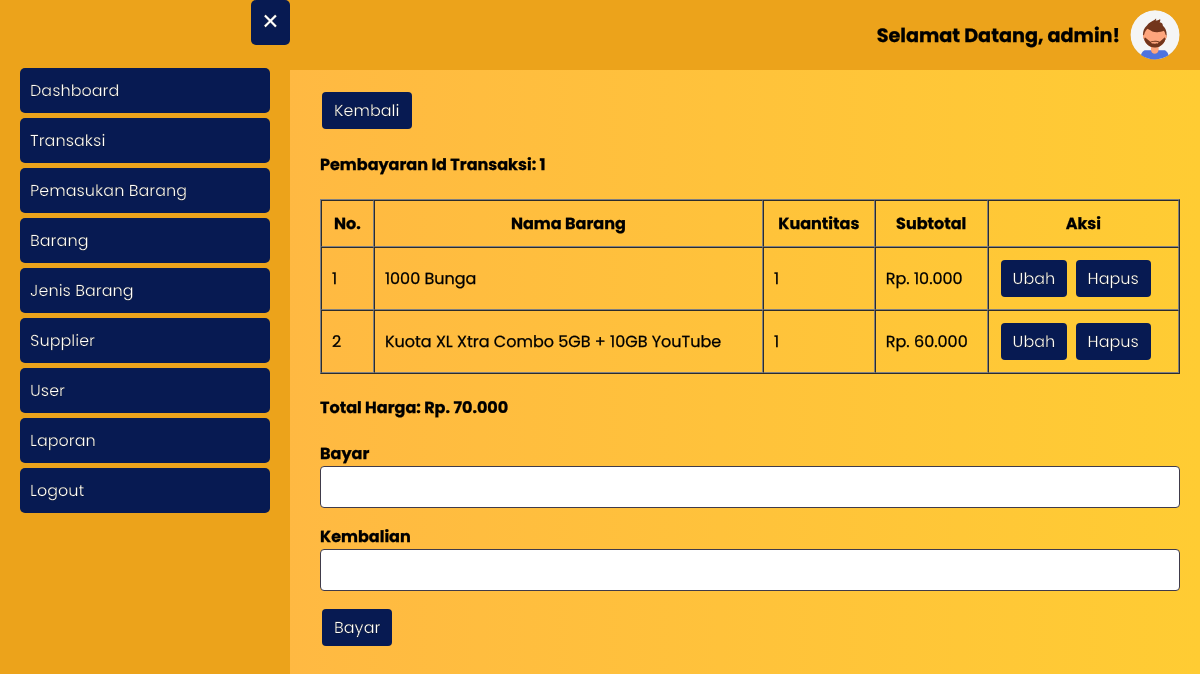
/transaksi/bayar.php?id_transaksi=1 (signed in), run on the app's committed database.
### tables this page shows
CREATE TABLE `user` (
  `id_user` int(11) NOT NULL,
  `username` varchar(20) NOT NULL,
  `password` varchar(300) NOT NULL,
  `hak_akses` enum('administrator','operator') NOT NULL,
  `nama_lengkap` varchar(50) NOT NULL,
  `no_telp_user` varchar(20) NOT NULL
);

CREATE TABLE `transaksi` (
  `id_transaksi` int(11) NOT NULL,
  `tanggal_transaksi` datetime NOT NULL,
  `total_harga` int(11) DEFAULT NULL,
  `bayar` int(11) DEFAULT NULL,
  `kembalian` int(11) DEFAULT NULL,
  `id_user` int(11) NOT NULL
);

CREATE TABLE `detail_transaksi` (
  `id_detail_transaksi` int(11) NOT NULL,
  `id_transaksi` int(11) NOT NULL,
  `id_barang` int(11) NOT NULL,
  `kuantitas` int(11) NOT NULL,
  `subtotal` int(11) NOT NULL
);

CREATE TABLE `barang` (
  `id_barang` int(11) NOT NULL,
  `nama_barang` varchar(50) NOT NULL,
  `harga_beli` int(11) NOT NULL,
  `harga_jual` int(11) NOT NULL,
  `stok_barang` int(11) NOT NULL,
  `id_jenis_barang` int(11) NOT NULL
);

### transaksi/bayar.php (the view, shortened to what this page needs)
<?php
require_once '../koneksi.php';
$id_transaksi = htmlspecialchars($_GET['id_transaksi']);
$data_transaksi = mysqli_fetch_assoc(mysqli_query($koneksi, "SELECT * FROM transaksi INNER JOIN user ON transaksi.id_user = user.id_user WHERE transaksi.id_transaksi = '$id_transaksi'"));
$detail_transaksi = mysqli_query($koneksi, "SELECT * FROM detail_transaksi INNER JOIN transaksi ON detail_transaksi.id_transaksi = transaksi.id_transaksi INNER JOIN barang ON detail_transaksi.id_barang = barang.id_barang WHERE detail_transaksi.id_transaksi = '$id_transaksi' ORDER BY barang.nama_barang ASC");
$id_user = htmlspecialchars($_SESSION['id_user']);
$data_profile = mysqli_fetch_assoc(mysqli_query($koneksi, "SELECT * FROM user WHERE id_user = '$id_user'"));
?>
<html>
<head>
	<?php include_once '../include/head.php'; ?>
</head>
<body class="bg-gradient">
    <?php include_once '../include/topbar.php' ?>
	<?php include_once '../include/sidebar.php'; ?>
	<div class="main-content">
		<a href="<?= BASE_URL; ?>transaksi/detail_transaksi.php?id_transaksi=<?= $data_transaksi['id_transaksi']; ?>" class="btn">Kembali</a>
		<div class="my">
			<h4>Pembayaran Id Transaksi: <?= $data_transaksi['id_transaksi']; ?></h4>
			<table border="1" cellpadding="10" cellspacing="0">
				<thead>
					<tr>
						<th>No.</th>
						<th>Nama Barang</th>
						<th>Kuantitas</th>
						<th>Subtotal</th>
						<th>Aksi</th>
					</tr>
				</thead>
				<tbody>
					<?php $i = 1; ?>
					<?php foreach ($detail_transaksi as $ddt): ?>
						<tr>
							<td><?= $i++; ?></td>
							<td><?= $ddt['nama_barang']; ?></td>
							<td><?= $ddt['kuantitas']; ?></td>
							<td>Rp. <?= str_replace(",", ".", number_format($ddt['subtotal'])); ?></td>
							<td>
								<a href="ubah_detail_transaksi.php?id_detail_transaksi=<?= $ddt['id_detail_transaksi']; ?>&id_transaksi=<?= $id_transaksi; ?>" class="btn">Ubah</a>
								<a onclick="return confirm('Apakah Anda yakin ingin menghapus transaksi <?= $ddt['nama_barang']; ?>?')" href="hapus_detail_transaksi.php?id_detail_transaksi=<?= $ddt['id_detail_transaksi']; ?>&id_transaksi=<?= $id_transaksi; ?>" class="btn">Hapus</a>
							</td>
						</tr>
					<?php endforeach ?>
				</tbody>
			</table>
			<h4>Total Harga: Rp. <?= str_replace(",", ".", number_format($data_transaksi['total_harga'])); ?></h4>
			<form method="post">
			  <div class="form-group">
			    <label for="bayar">Bayar</label>
			    <input type="number" name="bayar" id="bayar" class="form-input" required>
			  </div>
			  <div class="form-group">
			    <label for="kembalian">Kembalian</label>
			    <input style="cursor: not-allowed;" type="number" name="kembalian" id="kembalian" class="form-input">
			  </div>
			  <div class="form-group">
			    <button type="submit" name="btnBayar" class="btn">Bayar</button>
			  </div>
			</form>
		</div>
	</div>
</body>
</html>

### include/topbar.php
<button class="open-btn">&#9776;</button>
<div class="topbar">
	<h1>Selamat Datang, <?= $data_profile['username']; ?>!</h1>
	<a href="<?= BASE_URL; ?>user/profile.php">
		<img src="<?= BASE_URL; ?>assets/img/profile_pic.svg" alt="Profile Picture">
	</a>
</div>

### assets/style.css (style rules this page uses)
* { font-family: 'Poppins', sans-serif; -webkit-text-stroke-width: .25px; -webkit-text-stroke-color: black; }
body { margin: 0; padding: 0; }
.bg-gradient { background: rgb(255,179,71); background: linear-gradient(90deg, rgba(255,179,71,1) 0%, rgba(255,204,51,1) 100%); }
.form-group { margin-bottom: 1rem; font-weight: bold; }
.form-input { width: 100%; display: block; color: #495057; background-color: #fff; border: 1px solid #403B4A; border-radius: 0.25rem; padding: 10px; }
.my { margin: 1rem 0; }
.main-content { margin-left: 300px; padding: 20px; transition: all 0.3s ease-in-out; }
.open-btn { position: absolute; left: 10px; top: 10px; font-size: 30px; padding: 0 10px; cursor: pointer; border-radius: 5px; background: #071a52; border: none; color: white; }
.topbar { display: flex; justify-content: flex-end; align-items: center; background-color: #eca31b; padding: 10px 20px; }
.topbar img { height: 50px; width: 50px; border-radius: 50%; margin-left: 10px; margin-right: 0; }
.topbar h1 { font-size: 1.2em; margin: 0; }
.btn { margin: 2px; display: inline-block; font-size: 1rem; color: black; text-align: center; border: 1px solid black; padding: 0.375rem 0.75rem; border-radius: 0.25rem; text-decoration: none; cursor: pointer; background: #071a52; border: none; color: white; }
table { width: 100%; }

### data on the page
user: username "admin"
transaksi: id_transaksi "1", total_harga "70.000"
detail_transaksi: id_barang.nama_barang "1000 Bunga", kuantitas "1", subtotal "10.000"
detail_transaksi: id_barang.nama_barang "Kuota XL Xtra Combo 5GB + 10GB YouTube", kuantitas "1", subtotal "60.000"
